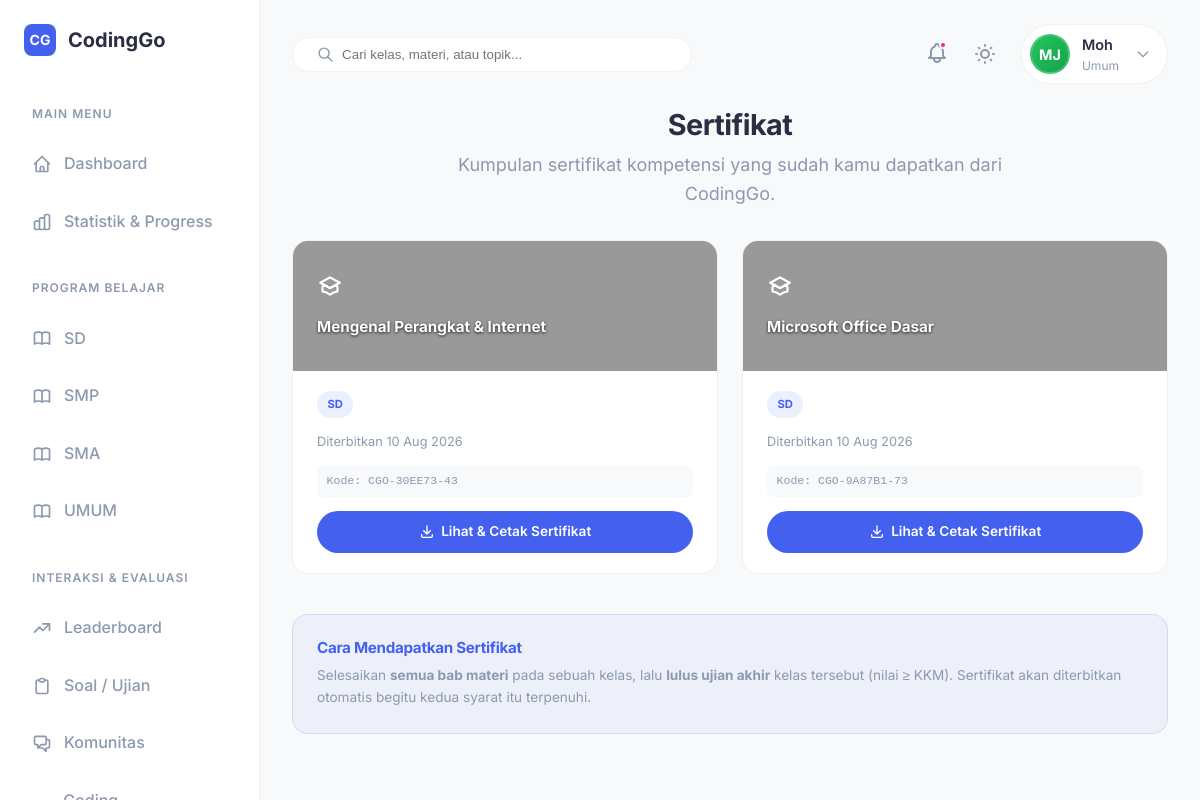
/index.php?page=sertifikat (signed in), run on the app's committed database.
### tables this page shows
CREATE TABLE `certificates` (
  `id` int NOT NULL,
  `certificate_code` varchar(50) NOT NULL,
  `user_id` int NOT NULL,
  `course_id` int NOT NULL,
  `issued_at` timestamp NULL DEFAULT CURRENT_TIMESTAMP
);

CREATE TABLE `courses` (
  `id` int NOT NULL,
  `title` varchar(150) NOT NULL,
  `category` enum('SD','SMP','SMA','Umum') NOT NULL,
  `description` text,
  `thumbnail` varchar(255) DEFAULT NULL,
  `theme_color` varchar(10) DEFAULT '#4361ee',
  `created_by` int DEFAULT NULL,
  `created_at` timestamp NULL DEFAULT CURRENT_TIMESTAMP
);

### pages/sertifikat.php (the view, shortened to what this page needs)
<?php
require_once 'config/db.php';
$user_id = $_SESSION['user_id'];
$stmt = $pdo->prepare("SELECT cert.*, c.title as course_title, c.category, c.theme_color, c.thumbnail
                       FROM certificates cert
                       JOIN courses c ON cert.course_id = c.id
                       WHERE cert.user_id = ?
                       ORDER BY cert.issued_at DESC");
$stmt->execute([$user_id]);
$certificates = $stmt->fetchAll();
?>
<div class="dash-left" style="grid-column: 1 / -1;">
    <div class="section-header" style="margin-bottom: 2rem;">
        <div>
            <h1 style="font-size: 1.8rem; color: var(--dash-text); margin-bottom: 0.5rem;">Sertifikat</h1>
            <p style="color: var(--dash-text-muted);">Kumpulan sertifikat kompetensi yang sudah kamu dapatkan dari CodingGo.</p>
        </div>
    </div>
    <?php if (count($certificates) === 0): ?>
        <div style="background: var(--dash-sidebar); border: 1px dashed var(--dash-border); padding: 4rem; text-align: center; border-radius: 16px; margin-bottom: 2.5rem;">
            <div style="width: 64px; height: 64px; background: rgba(59, 130, 246, 0.1); color: #3b82f6; border-radius: 50%; display: flex; align-items: center; justify-content: center; margin: 0 auto 1rem auto;">
                <svg fill="none" viewBox="0 0 24 24" stroke="currentColor" width="32"><path stroke-linecap="round" stroke-linejoin="round" stroke-width="2" d="M9 12l2 2 4-4M7.835 4.697a3.42 3.42 0 001.946-.806 3.42 3.42 0 014.438 0 3.42 3.42 0 001.946.806 3.42 3.42 0 013.138 3.138 3.42 3.42 0 00.806 1.946 3.42 3.42 0 010 4.438 3.42 3.42 0 00-.806 1.946 3.42 3.42 0 01-3.138 3.138 3.42 3.42 0 00-1.946.806 3.42 3.42 0 01-4.438 0 3.42 3.42 0 00-1.946-.806 3.42 3.42 0 01-3.138-3.138 3.42 3.42 0 00-.806-1.946 3.42 3.42 0 010-4.438 3.42 3.42 0 00.806-1.946 3.42 3.42 0 013.138-3.138z" /></svg>
            </div>
            <h3 style="color: var(--dash-text); margin-bottom: 0.5rem;">Belum Ada Sertifikat</h3>
            <p style="color: var(--dash-text-muted);">Selesaikan semua materi dan lulus ujian akhir sebuah kelas untuk mendapatkan sertifikat pertamamu.</p>
        </div>
    <?php else: ?>
        <div style="display: grid; grid-template-columns: repeat(auto-fill, minmax(280px, 1fr)); gap: 1.5rem; margin-bottom: 2.5rem;">
            <?php foreach ($certificates as $c): ?>
            <?php
                $theme = $c['theme_color'] ?? '#4361ee';
                if (!empty($c['thumbnail'])) {
                    $bg_style = "background: url('" . htmlspecialchars($c['thumbnail']) . "') center/cover;";
                    $overlay = '<div style="position:absolute; inset:0; background:rgba(0,0,0,0.4);"></div>';
                } else {
                    $bg_style = "background: linear-gradient(135deg, {$theme} 0%, #1e293b 120%);";
                    $overlay = '';
                }
            ?>
            <div style="background: var(--dash-sidebar); border: 1px solid var(--dash-border); border-radius: 16px; overflow: hidden;">
                <div style="<?php echo $bg_style; ?> padding: 2rem 1.5rem; color: #fff; position: relative; min-height: 130px; display: flex; flex-direction: column; justify-content: space-between;">
                    <?php echo $overlay; ?>
                    <div style="position:relative; z-index:1; font-weight:700; font-size:0.95rem; text-shadow: 0 1px 3px rgba(0,0,0,0.8);"><?php echo htmlspecialchars($c['course_title']); ?></div>
                </div>
                <div style="padding: 1.25rem 1.5rem; display: flex; flex-direction: column; gap: 0.85rem;">
                    <span style="display:inline-block; width:fit-content; font-size:0.7rem; font-weight:700; padding:0.28rem 0.65rem; border-radius:999px; background:rgba(67,97,238,0.1); color:var(--dash-primary); text-transform:uppercase;"><?php echo htmlspecialchars($c['category']); ?></span>
                    <div style="font-size:0.8rem; color:var(--dash-text-muted);">Diterbitkan <?php echo date('d M Y', strtotime($c['issued_at'])); ?></div>
                    <div style="font-size:0.72rem; color:var(--dash-text-muted); font-family:monospace; background:var(--dash-bg); padding:0.4rem 0.6rem; border-radius:6px;">Kode: <?php echo htmlspecialchars($c['certificate_code']); ?></div>
                    <a href="index.php?page=certificate_view&code=<?php echo urlencode($c['certificate_code']); ?>" target="_blank" style="display:inline-flex; align-items:center; justify-content:center; gap:0.4rem; padding:0.65rem 1rem; border-radius:999px; font-weight:600; font-size:0.85rem; background: var(--dash-primary); color: #fff; text-decoration:none;">
                        <svg fill="none" viewBox="0 0 24 24" stroke="currentColor" width="16"><path stroke-linecap="round" stroke-linejoin="round" stroke-width="2" d="M4 16v2a2 2 0 002 2h12a2 2 0 002-2v-2M7 10l5 5 5-5M12 15V3" /></svg>
                        Lihat &amp; Cetak Sertifikat
                    </a>
                </div>
            </div>
            <?php endforeach; ?>
        </div>
    <?php endif; ?>
    <div style="margin-top:2.5rem; background:rgba(67,97,238,0.06); border:1px solid rgba(67,97,238,0.15); border-radius:16px; padding:1.5rem;">
        <h4 style="margin:0 0 0.5rem 0; color: var(--dash-primary); font-size:0.95rem;">Cara Mendapatkan Sertifikat</h4>
        <p style="margin:0; font-size:0.85rem; color:var(--dash-text-muted); line-height:1.6;">Selesaikan <b>semua bab materi</b> pada sebuah kelas, lalu <b>lulus ujian akhir</b> kelas tersebut (nilai &ge; KKM). Sertifikat akan diterbitkan otomatis begitu kedua syarat itu terpenuhi.</p>
    </div>
</div>

### src/css/index.css (style rules this page uses)
:root { --primary: #3b82f6; --primary-hover: #2563eb; --secondary: #8b5cf6; --bg-main: #f8fafc; --bg-card: #ffffff; --text-main: #0f172a; --text-muted: #64748b; --dark-bg: #0f172a; --border: #e2e8f0; --radius-sm: 8px; --radius-md: 12px; --radius-lg: 24px; --radius-full: 9999px; --shadow-sm: 0 1px 2px 0 rgb(0 0 0 / 0.05); --shadow-md: 0 4px 6px -1px rgb(0 0 0 / 0.1), 0 2px 4px -2px rgb(0 0 0 / 0.1); --shadow-lg: 0 10px 15px -3px rgb(0 0 0 / 0.1), 0 4px 6px -4px rgb(0 0 0 / 0.1); --shadow-glow: 0 0 20px rgba(59, 130, 246, 0.3); }
* { margin: 0; padding: 0; box-sizing: border-box; }
body { font-family: 'Inter', sans-serif; background-color: var(--bg-main); color: var(--text-main); line-height: 1.6; overflow-x: hidden; }
a { text-decoration: none; color: inherit; transition: color 0.3s ease; }
h1, h2, h3, h4, h5, h6 { line-height: 1.2; font-weight: 700; letter-spacing: -0.02em; }
h1 { font-size: 3.5rem; margin-bottom: 1.5rem; color: var(--text-main); }
p { color: var(--text-muted); }
.section-header { text-align: center; max-width: 600px; margin: 0 auto 4rem auto; }
.section-header p { font-size: 1.125rem; }

### src/css/dashboard.css (style rules this page uses)
:root { --dash-primary: #4361ee; --dash-secondary: #3f37c9; --dash-bg: #f8f9fa; --dash-sidebar: #ffffff; --dash-text: #2b2d42; --dash-text-muted: #8d99ae; --dash-border: #edf2f4; --dash-success: #4cc9f0; --dash-warning: #f72585; --dash-white: #ffffff; --dash-bg-hover: #f1f3f9; --bg: var(--dash-sidebar); --text: var(--dash-text); --border-color: var(--dash-border); --bg-hover: var(--dash-bg-hover); }
.section-header { display: flex; justify-content: space-between; align-items: center; margin-bottom: 1rem; }

### data on the page
certificates: course.title "Mengenal Perangkat & Internet", course.category "SD", issued_at "10 Aug 2026", certificate_code "CGO-30EE73-43"
certificates: course.title "Microsoft Office Dasar", course.category "SD", issued_at "10 Aug 2026", certificate_code "CGO-9A87B1-73"

### other printed values
$user_initials "MJ"
explode(' ', $user_name_display)[0] "Moh"
$user_class "Umum"
